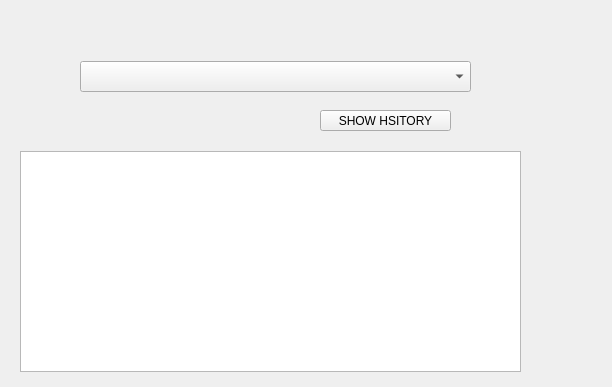
<?xml version="1.0" encoding="UTF-8"?>
<ui version="4.0">
 <class>QtTransactionsHistoryUI</class>
 <widget class="QWidget" name="QtTransactionsHistoryUI">
  <property name="geometry">
   <rect>
    <x>0</x>
    <y>0</y>
    <width>612</width>
    <height>387</height>
   </rect>
  </property>
  <property name="windowTitle">
   <string>QtTransactionsHistoryUI</string>
  </property>
  <widget class="QComboBox" name="comboBox">
   <property name="geometry">
    <rect>
     <x>80</x>
     <y>61</y>
     <width>391</width>
     <height>31</height>
    </rect>
   </property>
  </widget>
  <widget class="QTableView" name="tableView">
   <property name="geometry">
    <rect>
     <x>20</x>
     <y>151</y>
     <width>501</width>
     <height>221</height>
    </rect>
   </property>
   <property name="editTriggers">
    <set>QAbstractItemView::NoEditTriggers</set>
   </property>
   <property name="selectionBehavior">
    <enum>QAbstractItemView::SelectRows</enum>
   </property>
  </widget>
  <widget class="QPushButton" name="pushButton">
   <property name="geometry">
    <rect>
     <x>320</x>
     <y>110</y>
     <width>131</width>
     <height>21</height>
    </rect>
   </property>
   <property name="text">
    <string>SHOW HSITORY</string>
   </property>
  </widget>
 </widget>
 <layoutdefault spacing="6" margin="11"/>
 <resources/>
 <connections/>
</ui>
